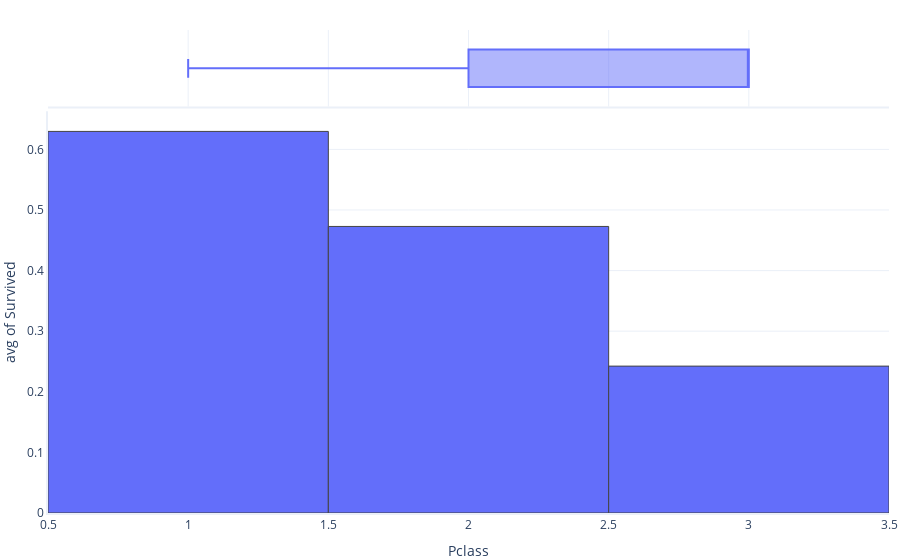

The cell this chart's notebook holds for it:
### Markdown cell above
Visualización de datos ordinales
Visualicemos algunos datos ordinales. Tenemos disponible:

Pclass- la clase de billete

Parch- el número de padres o hijos en el barco

sibsp- el número de hermanos o cónyuges en el barco

Podemos ver datos ordinales con casi cualquier tipo de gráfico. Comenzaremos con un histograma simple que describe las relaciones entre la clase de boleto y la probabilidad de supervivencia.

### Code cell
import graphing

graphing.histogram(dataset, label_x='Pclass', label_y='Survived', histfunc='avg', include_boxplot=True)

### Figure 1 — Plotly figure (JSON) as saved in the notebook; plotly's stock layout.template omitted (floating-point values rounded to 4 significant figures; data arrays with more than 128 entries replaced by an {"elided": "..."} marker saying what was removed)
{"data": [{"alignmentgroup": "True", "bingroup": "x", "histfunc": "avg", "hovertemplate": "Pclass=%{x}<br>avg of Survived=%{y}<extra></extra>", "legendgroup": "", "marker": {"color": "#636efa", "pattern": {"shape": ""}}, "name": "", "offsetgroup": "", "orientation": "v", "showlegend": false, "type": "histogram", "x": {"elided": "891 int values"}, "xaxis": "x", "y": {"elided": "891 int values"}, "yaxis": "y"}, {"alignmentgroup": "True", "hovertemplate": "Pclass=%{x}<extra></extra>", "legendgroup": "", "marker": {"color": "#636efa"}, "name": "", "notched": false, "offsetgroup": "", "showlegend": false, "type": "box", "x": {"elided": "891 int values"}, "xaxis": "x2", "yaxis": "y2"}], "layout": {"barmode": "relative", "legend": {"tracegroupgap": 0}, "xaxis": {"anchor": "y", "domain": [0, 1], "title": {"text": "Pclass"}}, "xaxis2": {"anchor": "y2", "domain": [0, 1], "matches": "x", "showgrid": true, "showticklabels": false}, "yaxis": {"anchor": "x", "domain": [0, 0.8316], "title": {"text": "avg of Survived"}}, "yaxis2": {"anchor": "x2", "domain": [0.8416, 1], "matches": "y2", "showgrid": false, "showline": false, "showticklabels": false, "ticks": ""}}}
